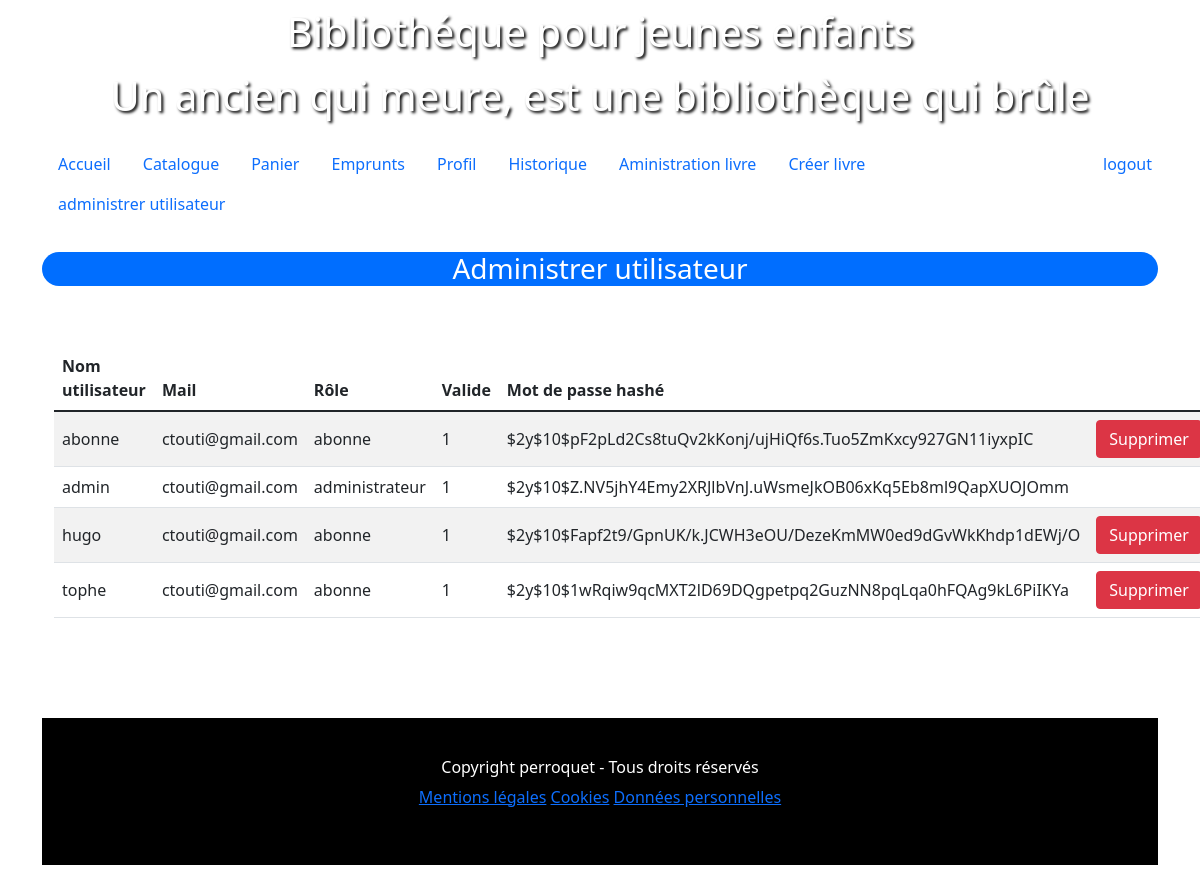
Screenshot of /index.php?action=administrer-utilisateur (signed in) with the database file from the repository.
### tables this page shows
CREATE TABLE IF NOT EXISTS  utilisateur (
  login varchar(50) NOT NULL,
  password varchar(100) NOT NULL,
  mail varchar(100) NOT NULL,
  role varchar(50) NOT NULL,
  image varchar(100),
  est_valide tinyint(1) NOT NULL,
  clef varchar(50), 
  PRIMARY KEY (login)
);

### model/UsersDao.class.php (called while the page is built, shortened)
<?php
require_once "Connexion.class.php";
require_once "User.class.php";
class UsersDao extends Connexion {
    private static $_instance = null;
    public static function getInstance() {
        if(is_null(self::$_instance)) {
            self::$_instance = new UsersDao();
        }
        return self::$_instance;
    }
    function findAllUser(){
        $stmt = $this->getBdd()->prepare("SELECT * FROM utilisateur");
        $stmt->execute();
        $bddUsers = $stmt->fetchAll(PDO::FETCH_ASSOC);
        foreach($bddUsers as $user){
            $u=new User($user['login'], $user['password'],$user['mail'], $user['role'],$user['image'], $user['est_valide']);
            $this->users[]=$u;
        }
        return $this->users;
    }
}

### model/Connexion.class.php (called while the page is built, shortened)
<?php
abstract class Connexion {
    private static $pdo;
    private static $servername = 'localhost';
    private static $username = 'root';
    private static $password = '';
    private static $dbname = 'bibliotheque';
    private static function setBdd(){
        self::$pdo = new PDO("mysql:host=".self::$servername.";dbname=".self::$dbname.";charset=utf8",self::$username,self::$password);
        self::$pdo->setAttribute(PDO::ATTR_ERRMODE,PDO::ERRMODE_WARNING);
    }
    protected function getBdd(){
        return self::$pdo;
    }
}

### model/User.class.php (called while the page is built, shortened)
<?php
class User {
    private $login;
    private $password;
    private $mail;
    private $role;
    private $estValide;
    function __construct($login, $password, $mail, $role, $image, $estValide) {
        $this->login = $login;
        $this->password = $password;
        $this->mail = $mail;
        $this->role = $role;
        $this->estValide = $estValide;
    }
    public function getLogin() {
        return $this->login;
    }
    public  function getPassword() {
        return $this->password;
    }
    public function getMail() {
        return $this->mail;
    }
    public function getRole() {
        return $this->role;
    }
    public function getEstValide() {
        return $this->estValide;
    }
}

### vue/administrerUtilisateur.view.php (the view, shortened to what this page needs)
<div class="container">
    <table class="table table-striped">
      <thead>
        <tr>
          <th scope="col">Nom utilisateur</th>
          <th scope="col">Mail</th>
          <th scope="col">Rôle</th>
          <th scope="col">Valide</th>
          <th scope="col">Mot de passe hashé</th>
        </tr>
      </thead>
      <tbody>
        <?php foreach($users as $user) { ?>
          <tr class="align-middle">
            <td><?php echo $user->getLogin(); ?></td>
            <td><?php echo $user->getMail(); ?></td>
            <td><?php echo $user->getRole(); ?></td>
            <td><?php echo $user->getEstValide(); ?></td>
            <td><?php echo $user->getPassword(); ?></td>
            <td>
                <?php if($user->getRole() == "abonne"){ ?>
                <a href="index.php?action=supprimer-user&user=<?= $user->getLogin(); ?>" class="btn btn-danger">Supprimer</a>
                <?php } ?>
            </td>
          </tr>
        <?php } ?>
      </tbody>
    </table>
</div>
<?php
    require "template.view.php";
?>

### rows the page displays
utilisateur: login "abonne", mail "ctouti@gmail.com", role "abonne", est_valide "1", password "$2y$10$pF2pLd2Cs8tuQv2kKonj/ujHiQf6s.Tuo5ZmKxcy927GN11iyxpIC"
utilisateur: login "admin", mail "ctouti@gmail.com", role "administrateur", est_valide "1", password "$2y$10$Z.NV5jhY4Emy2XRJlbVnJ.uWsmeJkOB06xKq5Eb8ml9QapXUOJOmm"
utilisateur: login "hugo", mail "ctouti@gmail.com", role "abonne", est_valide "1", password "$2y$10$Fapf2t9/GpnUK/k.JCWH3eOU/DezeKmMW0ed9dGvWkKhdp1dEWj/O"
utilisateur: login "tophe", mail "ctouti@gmail.com", role "abonne", est_valide "1", password "$2y$10$1wRqiw9qcMXT2lD69DQgpetpq2GuzNN8pqLqa0hFQAg9kL6PiIKYa"

### other values shown
$titre "Administrer utilisateur"
